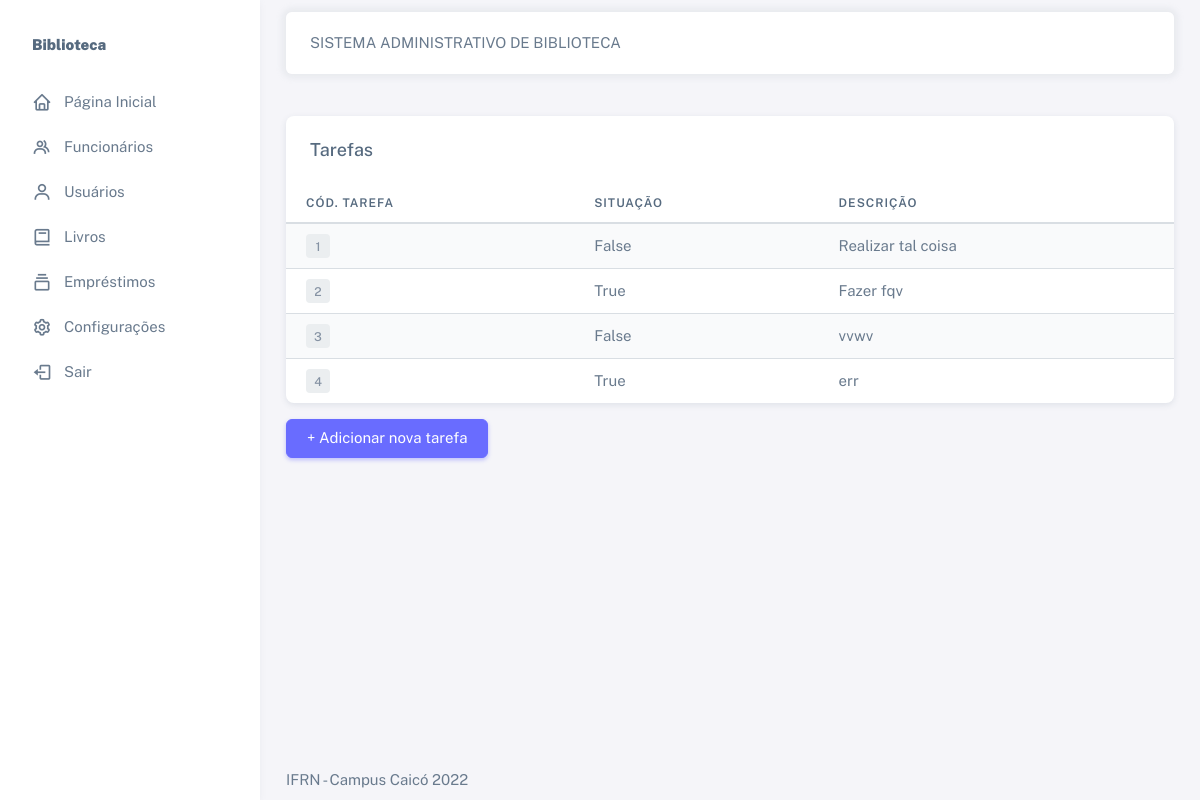
The page /listar_tarefas/ on the database its author committed.
### biblioteca/models.py (models this page shows, shortened)
class Tarefas(models.Model):
    id_tarefa = models.AutoField(primary_key=True)
    descricao_tarefa = models.CharField(max_length=100)
    situacao_tarefa = models.BooleanField(default=False)
    class Meta:
        verbose_name_plural = "Tarefas"

### biblioteca/views.py (the view)
# urls.py: path('listar_tarefas/', listar_Tarefa, name='url_listar_tarefas'),
def listar_Tarefa(request):
    data = {}
    data['tarefa'] = Tarefas.objects.all()
    return render(request, 'listar_tarefas.html', data)

### biblioteca/templates/listar_tarefas.html (shortened to what this page needs)
{% extends 'base.html' %}
{% block content %}
<div class="container-xxl flex-grow-1 container-p-y">
    <div class="card my-3">
      <h5 class="card-header">Tarefas</h5>
      <div class="table-responsive text-nowrap">
        <table class="table table-striped">
          <thead>
            <tr>
                <th>Cód. Tarefa</th>
                <th>Situação</th>
                <th>Descrição</th>
            </tr>
          </thead>
          <tbody class="table-border-bottom-0">
            {% for tarefa in tarefa %}
            <tr>
                <td><span class="badge badge-center bg-label-secondary">{{ tarefa.id_tarefa }}</span></td>
                <td>{{ tarefa.situacao_tarefa}}</td>
                <td>{{ tarefa.descricao_tarefa }}</td>
            </tr>
            {% endfor %}
          </tbody>
        </table>
      </div>
    </div>
    <a href="{% url 'url_criar_tarefa' %}" class="btn btn-primary">+ Adicionar nova tarefa</a>
</div>
{% endblock content %}

### biblioteca/templates/base.html (shortened to what this page needs)
<!DOCTYPE html>
<html
  lang="pt-BR"
  class="light-style layout-menu-fixed"
  dir="ltr"
  data-theme="theme-default"
  data-assets-path="static/assets/"
  data-template="vertical-menu-template-free"
>
  <head>
    {% load static %}
    <link rel="stylesheet" href="{% static 'assets/vendor/fonts/boxicons.css' %}" />
    <link rel="stylesheet" href="{% static 'assets/vendor/css/core.css' %}" class="template-customizer-core-css" />
    <link rel="stylesheet" href="{% static 'assets/vendor/css/theme-default.css' %}" class="template-customizer-theme-css" />
    <link rel="stylesheet" href="{% static 'assets/css/demo.css' %}" />
    <link rel="stylesheet" href="{% static 'assets/vendor/libs/perfect-scrollbar/perfect-scrollbar.css' %}" />
    <link rel="stylesheet" href="{% static 'assets/vendor/libs/apex-charts/apex-charts.css' %}" />
  </head>
  <body>
    <div class="layout-wrapper layout-content-navbar">
      <div class="layout-container">
        <aside id="layout-menu" class="layout-menu menu-vertical menu bg-menu-theme">
          <div class="app-brand demo">
            <span class="demo menu-text fw-bolder">Biblioteca</span>
          </div>
          <ul class="menu-inner py-1">
            <li class="menu-item">
              <a href="{% url 'inicial' %}" class="menu-link">
                <i class="menu-icon tf-icons bx bx-home"></i>
                <div data-i18n="Analytics">Página Inicial</div>
              </a>
            </li>
            <li class="menu-item">
              <a href="{% url 'url_listar_funcionarios' %}" class="menu-link">
                <i class="menu-icon tf-icons bx bx-group"></i>
                <div data-i18n="Basic">Funcionários</div>
              </a>
            </li>
            <li class="menu-item">
              <a href="{% url 'url_listar_usuarios' %}" class="menu-link">
                <i class="menu-icon tf-icons bx bx-user"></i>
                <div data-i18n="Basic">Usuários</div>
              </a>
            </li>
            <li class="menu-item">
              <a href="{% url 'url_listar_livros' %}" class="menu-link">
                <i class="menu-icon tf-icons bx bx-book"></i>
                <div data-i18n="Basic">Livros</div>
              </a>
            </li>
            <li class="menu-item">
              <a href="{% url 'url_listar_emprestimos' %}" class="menu-link">
                <i class="menu-icon tf-icons bx bx-collection"></i>
                <div data-i18n="Analytics">Empréstimos</div>
              </a>
            </li>
            <li class="menu-item">
              <a href="{% url 'url_configuracoes' %}" class="menu-link">
                <i class="menu-icon tf-icons bx bx-cog"></i>
                <div data-i18n="Basic">Configurações</div>
              </a>
            </li>
            <li class="menu-item">
              <a href="auth-login-basic.html" class="menu-link">
                <i class="menu-icon tf-icons bx bx-log-out"></i>
                <div data-i18n="Basic">Sair</div>
              </a>
            </li>
          </ul>
        </aside>
        <div class="layout-page">
            <nav
            class="layout-navbar container-xxl navbar navbar-expand-xl navbar-detached align-items-center bg-navbar-theme"
            id="layout-navbar"
          >
            <div class="navbar-nav-right d-flex align-items-center" id="navbar-collapse">
              <div class="navbar-nav align-items-center">
                <div class="nav-item d-flex align-items-center">
                  <span>SISTEMA ADMINISTRATIVO DE BIBLIOTECA</span>
                </div>
              </div>
            </div>
          </nav>
          <div class="content-wrapper">
            {% block content %}{% endblock content %}
            <footer class="content-footer footer bg-footer-theme">
              <div class="container-xxl d-flex flex-wrap justify-content-between py-2 flex-md-row flex-column">
                <div>
                  <span>IFRN - Campus Caicó 2022</span>
                </div>
              </div>
            </footer>
          </div>
        </div>
      </div>
    </div>
  </body>
</html>

### biblioteca/static/assets/css/demo.css (style rules this page uses)
.menu .app-brand.demo { height: 64px; margin-top: 12px; }

### rows shown on the page
Tarefas: id_tarefa "1", situacao_tarefa "False", descricao_tarefa "Realizar tal coisa"
Tarefas: id_tarefa "2", situacao_tarefa "True", descricao_tarefa "Fazer fqv"
Tarefas: id_tarefa "3", situacao_tarefa "False", descricao_tarefa "vvwv"
Tarefas: id_tarefa "4", situacao_tarefa "True", descricao_tarefa "err"
